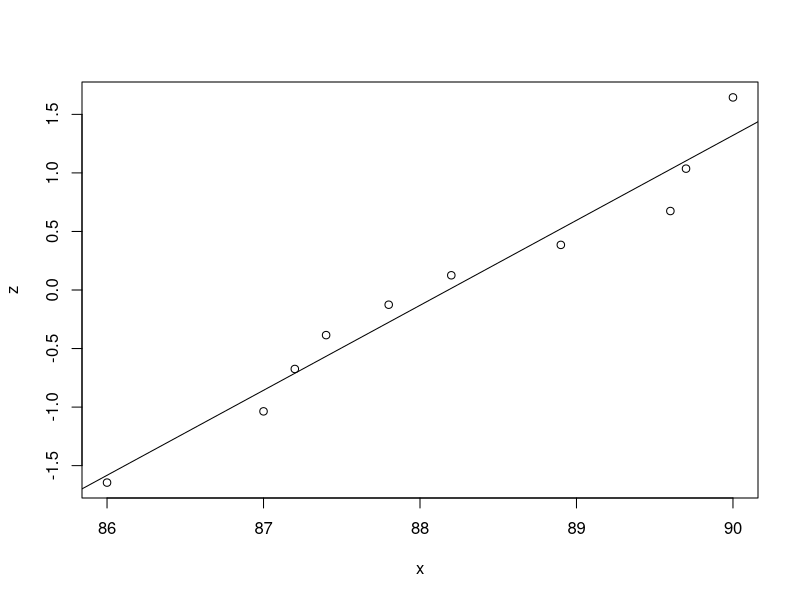
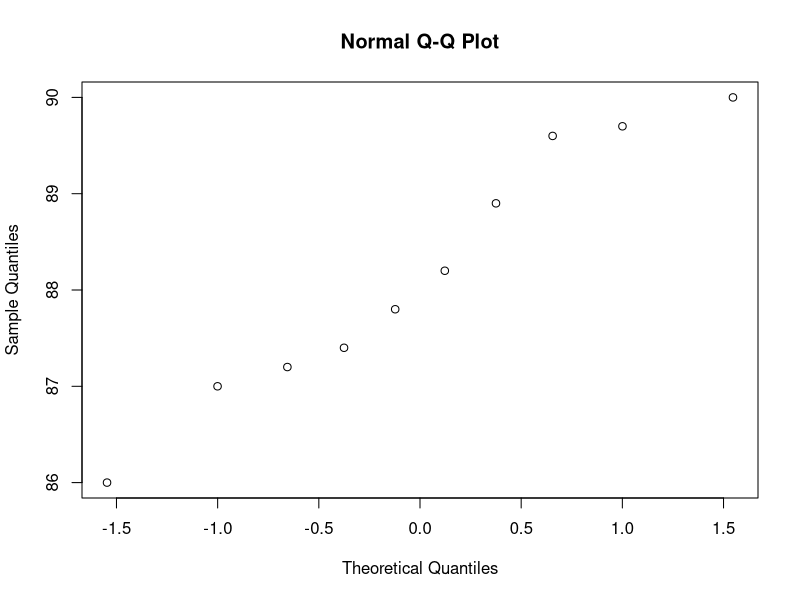
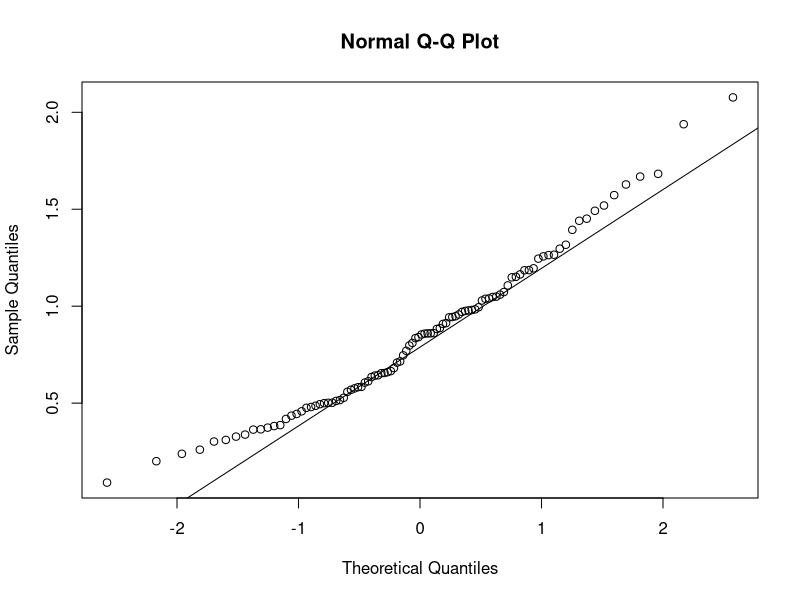
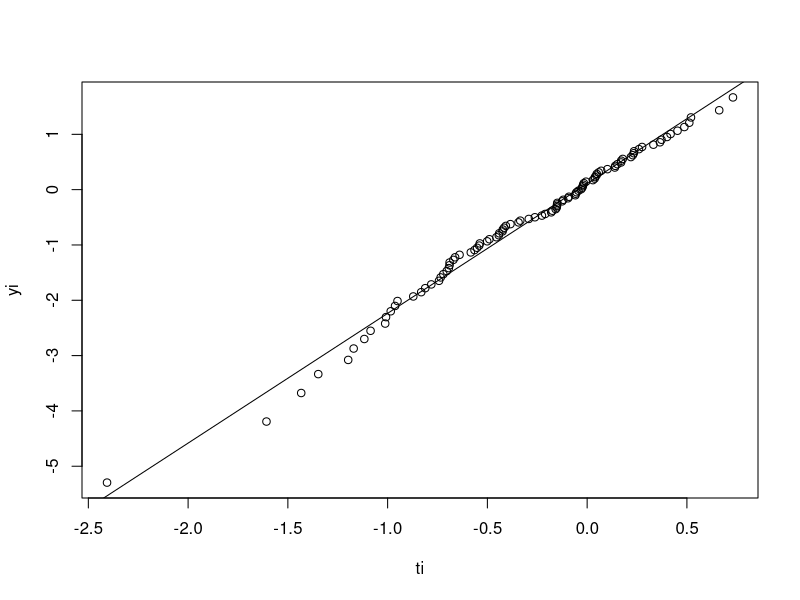

Reproduce these figures in R, in order.
# Example 3.13 on Page 97.

x = c(86, 87, 87.2, 87.4, 87.8, 88.2, 88.9, 89.6, 89.7, 90)

n = length(x)

pi = (1:n-0.5) / n 




# Figure 3.27
z = qnorm( pi ) 
cbind(x, pi, z)
plot(x, z)
abline( lm(z~x) )

qqnorm(x) # Note: x-axis and y-axis are switched. 


##==================================================================
## Weibull Plot.

set.seed(1)
x = rweibull (100, shape=2)
# Repeat this with x = rnorm(100, mean=10)

# First, let's check if it is normal
qqnorm(x)
qqline(x)

# Next, Weibull plot
n = length(x)
pi = (1:n - 0.5)/n 
yi = log(-log(1-pi))
xi = sort(x)
ti = log(xi)

plot(ti, yi)
abline( lm(yi~ti) )






